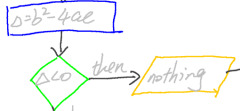
#> input picture src/img/19/flowchart.jpg, 240 x 111 px
$ python contornos_externos.py
#> lines starting #> are read from the running program, lines starting #| are printed output that depends on the picture; after the words box and inside, x2 and y2 are one past the last pixel; in counts of white or black regions, pixels touching at a corner belong together
import cv2
import numpy as np

image = cv2.imread("../src/img/19/flowchart.jpg")
#> image is the input picture: shape (111, 240, 3); mean B, G, R 245, 246.4, 244.9
cv2.imshow("Original", image)
cv2.waitKey(0)

# Escala de grises
gray = cv2.cvtColor(image, cv2.COLOR_BGR2GRAY)
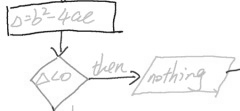
#> gray: shape (111, 240); min 26, max 255, mean 245.8

# Encontrar bordes con Canny
edged = cv2.Canny(gray, 30, 200)
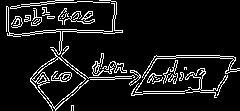
#> edged: shape (111, 240); 9.7% white in thin lines or dots
cv2.imshow('Canny Edges', edged)
cv2.waitKey(0)

# Encontrando los contornos
# La siguiente función altera la imagen que se pasa por parámetro
contours, hierachy = cv2.findContours(edged, cv2.RETR_EXTERNAL, cv2.CHAIN_APPROX_NONE)
#> contours = 33 contours, 20 with area under 20; largest, box (x1, y1, x2, y2) and area: (30, 49, 89, 111) 1543, (6, 0, 123, 55) 282, (135, 55, 240, 93) 184, (92, 53, 127, 76) 141, (185, 68, 228, 96) 133
cv2.imshow("Canny Edges After Contouring", edged)
cv2.waitKey(0)

print("El número de contornos es: " + str(len(contours)))
#| El número de contornos es: 33

# Dibujar todos los contornos
# Usar -1 en el tercer parámetro para dibujarlos todos
cv2.drawContours(image, contours, -1, (0, 255, 0), 1)
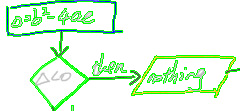
#> image: shape (111, 240, 3); 8.45% of pixels changed, all inside (x1, y1, x2, y2) = (6, 0, 240, 111)

cv2.imshow('Contornos', image)
cv2.waitKey(0)
cv2.destroyAllWindows()
